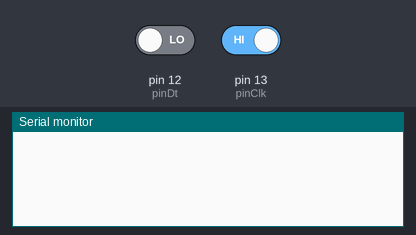
The sketch below on a simulated Arduino Uno, built with avr-gcc and run on an emulated ATmega328P. Parts: the last lines printed to the serial monitor. The inputs (shaded band) are chosen by the test bench; at power-on: pin 13 (pinClk) HIGH, pin 12 (pinDt) LOW.

Above: at 1.2 s.
1.3 s: pin 13 (pinClk) driven LOW
At 1.9 s:
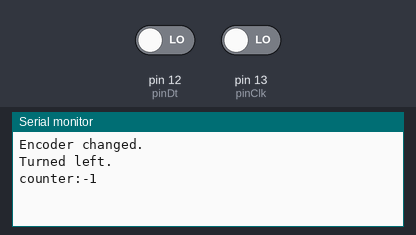
2.8 s: pin 13 (pinClk) driven HIGH
At 4.2 s:
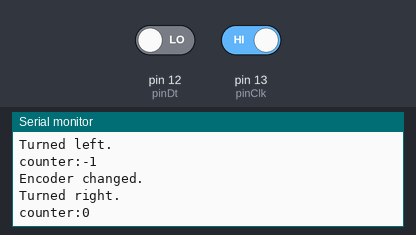

The sketch:

EncoderCounter.ino
```cpp
const int pinClk = 13;
const int pinDt = 12;

int counter = 0;
int clkLastState;
int clkCurrentState;
int dtCurrentState;

void setup() {
    Serial.begin(9600);
    pinMode(pinClk, INPUT);
    pinMode(pinDt, INPUT);
    clkLastState = digitalRead(pinClk);
}

void loop() {
    dtCurrentState = digitalRead(pinDt);
    clkCurrentState = digitalRead(pinClk);
    if (clkCurrentState != clkLastState) {
        Serial.println("Encoder changed.");
        if (dtCurrentState == clkCurrentState) {
            Serial.println("Turned left.");
            counter = counter - 1;
        } else {
            Serial.println("Turned right.");
            counter = counter + 1;
        }

        Serial.println("counter:" + String(counter));
    }
    clkLastState = clkCurrentState;
    delay(5);
}
```

Measured:
- after the input at 1.3 s, the serial monitor: prints a new line at once (image 1)
- after the input at 2.8 s, the serial monitor: prints a new line at once (image 2)
